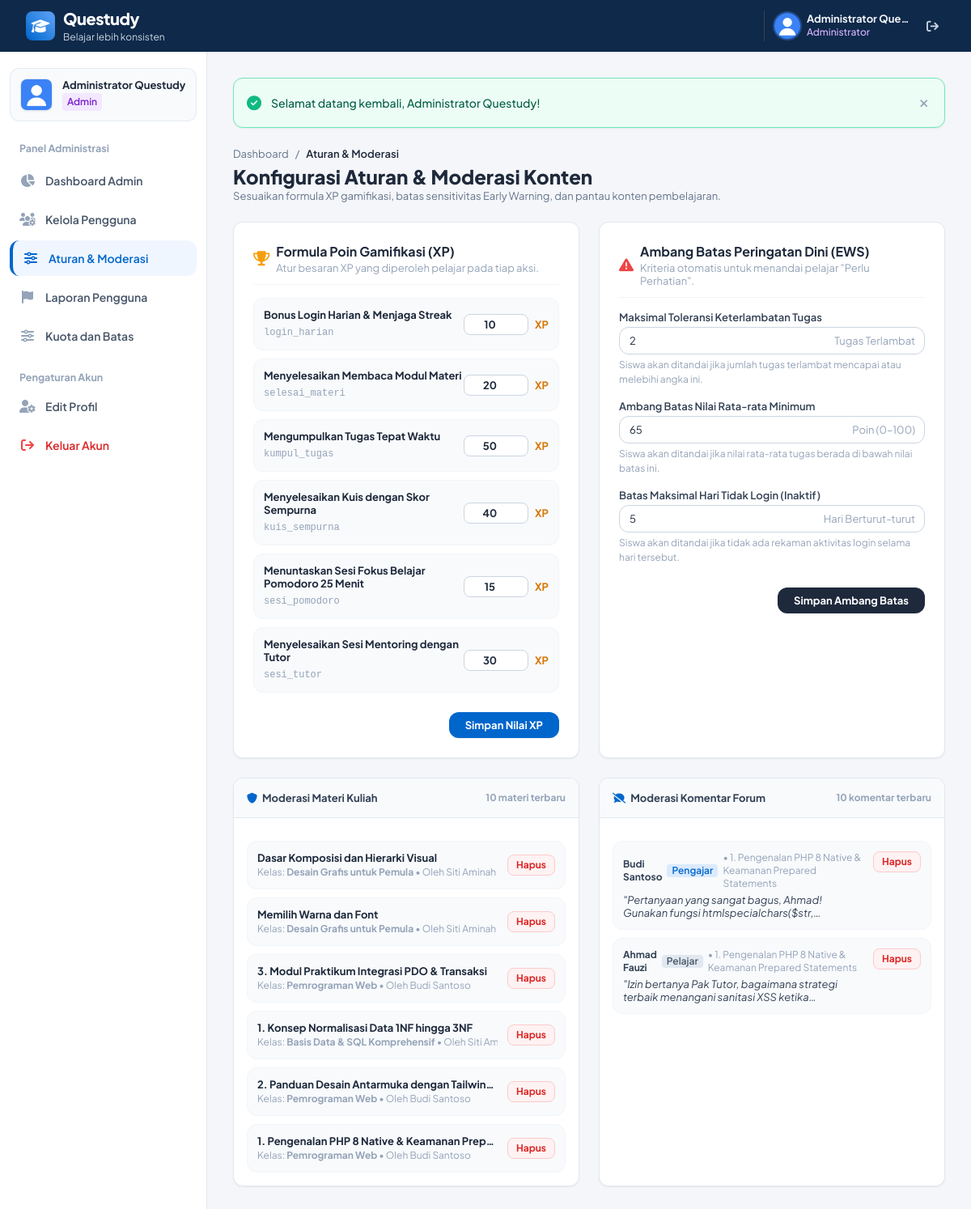
The app's page /admin/aturan_moderasi.php (signed in) with its own data.
### tables this page shows
CREATE TABLE `gamifikasi_aturan` (
  `id_aturan` INT AUTO_INCREMENT PRIMARY KEY,
  `aksi` VARCHAR(50) NOT NULL UNIQUE,
  `keterangan` VARCHAR(150) NOT NULL,
  `xp_didapat` INT NOT NULL
);

CREATE TABLE `peringatan_dini_aturan` (
  `id_rule` INT AUTO_INCREMENT PRIMARY KEY,
  `max_telat_tugas` INT DEFAULT 2,
  `min_rata_nilai` INT DEFAULT 65,
  `max_hari_tidak_login` INT DEFAULT 5
);

CREATE TABLE `materi` (
  `id_materi` INT AUTO_INCREMENT PRIMARY KEY,
  `id_kelas` INT NOT NULL,
  `judul` VARCHAR(200) NOT NULL,
  `tipe` ENUM('teks','file','tautan') NOT NULL,
  `konten_teks` TEXT NULL,
  `file_materi` VARCHAR(255) NULL,
  `tautan_url` VARCHAR(255) NULL,
  `urutan` INT DEFAULT 1,
  `created_at` TIMESTAMP DEFAULT CURRENT_TIMESTAMP,
  CONSTRAINT `fk_materi_kelas` FOREIGN KEY (`id_kelas`) REFERENCES `kelas` (`id_kelas`) ON DELETE CASCADE
);

CREATE TABLE `kelas` (
  `id_kelas` INT AUTO_INCREMENT PRIMARY KEY,
  `id_pengajar` INT NOT NULL,
  `kode_kelas` VARCHAR(10) NOT NULL UNIQUE,
  `nama_kelas` VARCHAR(150) NOT NULL,
  `deskripsi` TEXT NULL,
  `kategori` VARCHAR(50) NOT NULL DEFAULT 'Lainnya',
  `tingkat` ENUM('pemula','menengah','lanjut') NOT NULL DEFAULT 'pemula',
  `kuota` INT NOT NULL DEFAULT 20,
  `created_at` TIMESTAMP DEFAULT CURRENT_TIMESTAMP,
  CONSTRAINT `fk_kelas_pengajar` FOREIGN KEY (`id_pengajar`) REFERENCES `users` (`id_user`) ON DELETE CASCADE
);

CREATE TABLE `users` (
  `id_user` INT AUTO_INCREMENT PRIMARY KEY,
  `nama` VARCHAR(100) NOT NULL,
  `email` VARCHAR(100) NOT NULL UNIQUE,
  `password` VARCHAR(255) NOT NULL,
  `role` ENUM('admin','pengajar','pelajar') NOT NULL,
  `status_akun` ENUM('aktif','nonaktif','pending') DEFAULT 'aktif',
  `keahlian` VARCHAR(255) NULL,
  `deskripsi_tutor` TEXT NULL,
  `portofolio_url` VARCHAR(255) NULL,
  `foto_profil` VARCHAR(255) DEFAULT 'default.png',
  `xp` INT DEFAULT 0,
  `level` INT DEFAULT 1,
  `streak_harian` INT DEFAULT 1,
  `last_login` DATETIME NULL,
  `created_at` TIMESTAMP DEFAULT CURRENT_TIMESTAMP
);

CREATE TABLE `forum_materi` (
  `id_forum` INT AUTO_INCREMENT PRIMARY KEY,
  `id_materi` INT NOT NULL,
  `id_user` INT NOT NULL,
  `isi_komentar` TEXT NOT NULL,
  `created_at` TIMESTAMP DEFAULT CURRENT_TIMESTAMP,
  CONSTRAINT `fk_forum_materi` FOREIGN KEY (`id_materi`) REFERENCES `materi` (`id_materi`) ON DELETE CASCADE,
  CONSTRAINT `fk_forum_user` FOREIGN KEY (`id_user`) REFERENCES `users` (`id_user`) ON DELETE CASCADE
);

### config/koneksi.php (called while the page is built, shortened)
<?php
function base_url($path = '') {
    $docRoot = str_replace('\\', '/', $_SERVER['DOCUMENT_ROOT'] ?? '');
    $projectDir = str_replace('\\', '/', dirname(__DIR__));
    $relPath = str_replace($docRoot, '', $projectDir);
    $base = '/' . trim($relPath, '/');
    if ($base === '/') {
        $base = '';
    }
    $path = ltrim($path, '/');
    return ($base ? $base . '/' : '/') . $path;
}
function e($string) {
    return htmlspecialchars((string)($string ?? ''), ENT_QUOTES, 'UTF-8');
}

### admin/aturan_moderasi.php (the view, shortened to what this page needs)
<?php
require_once BASE_PATH . '/config/koneksi.php';
$stmtG = $conn->query("SELECT * FROM gamifikasi_aturan ORDER BY id_aturan ASC");
$aturanGamifikasi = $stmtG->fetchAll();
$stmtP = $conn->query("SELECT * FROM peringatan_dini_aturan LIMIT 1");
$rulePeringatan = $stmtP->fetch() ?: ['max_telat_tugas' => 2, 'min_rata_nilai' => 65, 'max_hari_tidak_login' => 5];
$stmtMatMod = $conn->query("
    SELECT m.id_materi, m.judul, m.tipe, m.created_at, k.nama_kelas, u.nama AS nama_pengajar
    FROM materi m
    JOIN kelas k ON m.id_kelas = k.id_kelas
    JOIN users u ON k.id_pengajar = u.id_user
    ORDER BY m.created_at DESC
    LIMIT 10
");
$daftarMateriModerasi = $stmtMatMod->fetchAll();
$stmtForMod = $conn->query("
    SELECT fm.id_forum, fm.isi_komentar, fm.created_at, u.nama AS nama_pengirim, u.role, m.judul AS judul_materi, k.nama_kelas
    FROM forum_materi fm
    JOIN users u ON fm.id_user = u.id_user
    JOIN materi m ON fm.id_materi = m.id_materi
    JOIN kelas k ON m.id_kelas = k.id_kelas
    ORDER BY fm.created_at DESC
    LIMIT 10
");
$daftarForumModerasi = $stmtForMod->fetchAll();
require_once BASE_PATH . '/includes/layout_header.php';
?>
<div class="space-y-1 mb-6">
    <div class="flex items-center gap-2 text-xs text-slate-500">
        <a href="<?= base_url('admin/dashboard.php'); ?>" class="hover:text-[#0066CC]">Dashboard</a>
        <span>/</span>
        <span class="text-slate-800 font-semibold">Aturan & Moderasi</span>
    </div>
    <div class="flex flex-col sm:flex-row sm:items-center sm:justify-between gap-3">
        <div>
            <h1 class="text-2xl font-extrabold text-slate-800">Konfigurasi Aturan & Moderasi Konten</h1>
            <p class="text-xs text-slate-500">Sesuaikan formula XP gamifikasi, batas sensitivitas Early Warning, dan pantau konten pembelajaran.</p>
        </div>
    </div>
</div>
<div class="grid grid-cols-1 lg:grid-cols-2 gap-6">
    <div class="bg-white rounded-xl border border-[#E2E8F0] p-6 shadow-sm space-y-4">
        <div class="flex items-center gap-2 pb-3 border-b border-slate-100">
            <i class="fa-solid fa-trophy text-amber-500 text-lg"></i>
            <div>
                <h2 class="text-base font-bold text-slate-800">Formula Poin Gamifikasi (XP)</h2>
                <p class="text-xs text-slate-400">Atur besaran XP yang diperoleh pelajar pada tiap aksi.</p>
            </div>
        </div>
        <form action="" method="POST" class="space-y-3">
            <div class="space-y-2.5">
                <?php foreach ($aturanGamifikasi as $at): ?>
                    <div class="flex items-center justify-between p-3 rounded-xl bg-slate-50 border border-slate-100">
                        <div>
                            <span class="text-xs font-bold text-slate-800 block"><?= e($at['keterangan']); ?></span>
                            <span class="text-[10px] text-slate-400 font-mono"><?= e($at['aksi']); ?></span>
                        </div>
                        <div class="flex items-center gap-2">
                            <input type="number" name="xp[<?= $at['id_aturan']; ?>]" value="<?= (int)$at['xp_didapat']; ?>" min="1" max="500" required class="w-20 px-2.5 py-1 text-xs font-bold text-center rounded-lg border border-slate-300 focus:outline-none focus:ring-2 focus:ring-[#0066CC]">
                            <span class="text-xs font-bold text-amber-600">XP</span>
                        </div>
                    </div>
                <?php endforeach; ?>
            </div>
            <div class="pt-3 text-right">
                <button type="submit" class="px-5 py-2 rounded-xl bg-[#0066CC] hover:bg-[#0052A3] text-white text-xs font-bold transition shadow-sm">
                    Simpan Nilai XP
                </button>
            </div>
        </form>
    </div>
    <div class="bg-white rounded-xl border border-[#E2E8F0] p-6 shadow-sm space-y-4">
        <div class="flex items-center gap-2 pb-3 border-b border-slate-100">
            <i class="fa-solid fa-triangle-exclamation text-red-500 text-lg"></i>
            <div>
                <h2 class="text-base font-bold text-slate-800">Ambang Batas Peringatan Dini (EWS)</h2>
                <p class="text-xs text-slate-400">Kriteria otomatis untuk menandai pelajar "Perlu Perhatian".</p>
            </div>
        </div>
        <form action="" method="POST" class="space-y-4">
            <div>
                <label class="block text-xs font-semibold text-slate-700 mb-1">Maksimal Toleransi Keterlambatan Tugas</label>
                <div class="relative">
                    <input type="number" name="max_telat_tugas" value="<?= (int)$rulePeringatan['max_telat_tugas']; ?>" min="1" max="10" required class="w-full px-3 py-2 text-xs rounded-xl border border-slate-300 focus:outline-none focus:ring-2 focus:ring-red-400">
                    <span class="absolute inset-y-0 right-0 flex items-center pr-3 text-xs text-slate-400">Tugas Terlambat</span>
                </div>
                <p class="text-[10px] text-slate-400 mt-1">Siswa akan ditandai jika jumlah tugas terlambat mencapai atau melebihi angka ini.</p>
            </div>
            <div>
                <label class="block text-xs font-semibold text-slate-700 mb-1">Ambang Batas Nilai Rata-rata Minimum</label>
                <div class="relative">
                    <input type="number" name="min_rata_nilai" value="<?= (int)$rulePeringatan['min_rata_nilai']; ?>" min="10" max="100" required class="w-full px-3 py-2 text-xs rounded-xl border border-slate-300 focus:outline-none focus:ring-2 focus:ring-red-400">
                    <span class="absolute inset-y-0 right-0 flex items-center pr-3 text-xs text-slate-400">Poin (0–100)</span>
                </div>
                <p class="text-[10px] text-slate-400 mt-1">Siswa akan ditandai jika nilai rata-rata tugas berada di bawah nilai batas ini.</p>
            </div>
            <div>
                <label class="block text-xs font-semibold text-slate-700 mb-1">Batas Maksimal Hari Tidak Login (Inaktif)</label>
                <div class="relative">
                    <input type="number" name="max_hari_tidak_login" value="<?= (int)$rulePeringatan['max_hari_tidak_login']; ?>" min="1" max="30" required class="w-full px-3 py-2 text-xs rounded-xl border border-slate-300 focus:outline-none focus:ring-2 focus:ring-red-400">
                    <span class="absolute inset-y-0 right-0 flex items-center pr-3 text-xs text-slate-400">Hari Berturut-turut</span>
                </div>
                <p class="text-[10px] text-slate-400 mt-1">Siswa akan ditandai jika tidak ada rekaman aktivitas login selama hari tersebut.</p>
            </div>
            <div class="pt-3 text-right">
                <button type="submit" class="px-5 py-2 rounded-xl bg-slate-800 hover:bg-slate-900 text-white text-xs font-bold transition shadow-sm">
                    Simpan Ambang Batas
                </button>
            </div>
        </form>
    </div>
</div>
<div class="grid grid-cols-1 lg:grid-cols-2 gap-6 mt-6">
    <div class="bg-white rounded-xl border border-[#E2E8F0] shadow-sm overflow-hidden space-y-3">
        <div class="p-4 bg-slate-50 border-b border-slate-200 font-bold text-xs text-slate-700 flex items-center justify-between">
            <span class="flex items-center gap-1.5"><i class="fa-solid fa-shield text-[#0066CC]"></i> Moderasi Materi Kuliah</span>
            <span class="text-[10px] text-slate-400">10 materi terbaru</span>
        </div>
        <div class="p-4 space-y-2.5">
            <?php foreach ($daftarMateriModerasi as $m): ?>
                <div class="p-3 rounded-xl bg-slate-50 border border-slate-100 text-xs flex items-center justify-between gap-3">
                    <div class="truncate">
                        <span class="font-bold text-slate-800 block truncate"><?= e($m['judul']); ?></span>
                        <div class="text-[10px] text-slate-400 mt-0.5">
                            Kelas: <strong><?= e($m['nama_kelas']); ?></strong> &bull; Oleh <?= e($m['nama_pengajar']); ?>
                        </div>
                    </div>
                    <form action="" method="POST" onsubmit="return confirm('Hapus materi ini demi kepatuhan kebijakan?');">
                        <button type="submit" class="px-2.5 py-1 rounded-lg bg-red-50 hover:bg-red-100 text-red-600 font-bold text-[10px] border border-red-200">
                            Hapus
                        </button>
                    </form>
                </div>
            <?php endforeach; ?>
        </div>
    </div>
    <div class="bg-white rounded-xl border border-[#E2E8F0] shadow-sm overflow-hidden space-y-3">
        <div class="p-4 bg-slate-50 border-b border-slate-200 font-bold text-xs text-slate-700 flex items-center justify-between">
            <span class="flex items-center gap-1.5"><i class="fa-solid fa-comment-slash text-[#0066CC]"></i> Moderasi Komentar Forum</span>
            <span class="text-[10px] text-slate-400">10 komentar terbaru</span>
        </div>
        <div class="p-4 space-y-2.5">
            <?php foreach ($daftarForumModerasi as $fm): ?>
                <div class="p-3 rounded-xl bg-slate-50 border border-slate-100 text-xs flex items-start justify-between gap-3">
                    <div class="space-y-1">
                        <div class="flex items-center gap-1.5 text-[10px]">
                            <span class="font-bold text-slate-700"><?= e($fm['nama_pengirim']); ?></span>
                            <span class="px-1.5 py-0.2 rounded font-semibold <?= ($fm['role'] === 'pengajar') ? 'bg-blue-100 text-[#0066CC]' : 'bg-slate-200 text-slate-600'; ?>">
                                <?= ucfirst($fm['role']); ?>
                            </span>
                            <span class="text-slate-400">&bull; <?= e($fm['judul_materi']); ?></span>
                        </div>
                        <p class="text-slate-700 line-clamp-2 italic">"<?= e($fm['isi_komentar']); ?>"</p>
                    </div>
                    <form action="" method="POST" onsubmit="return confirm('Hapus komentar forum ini?');">
                        <button type="submit" class="px-2.5 py-1 rounded-lg bg-red-50 hover:bg-red-100 text-red-600 font-bold text-[10px] border border-red-200 flex-shrink-0">
                            Hapus
                        </button>
                    </form>
                </div>
            <?php endforeach; ?>
        </div>
    </div>
</div>
<?php require_once BASE_PATH . '/includes/layout_footer.php'; ?>

### includes/layout_header.php (style rules this page uses)
body { font-family: 'Plus Jakarta Sans', Inter, sans-serif; background-color: #F4F6F9; }
body { font-size: 15px; line-height: 1.6; }
.text-\[10px\] { font-size: 12px !important; }
.text-xs { font-size: 13px !important; line-height: 1.5; }
.shadow-sm, .shadow-md, .shadow-lg, .shadow-xl, .shadow-2xl { box-shadow: 0 1px 2px rgba(15, 23, 42, 0.06) !important; }

### records on screen
gamifikasi_aturan: keterangan "Bonus Login Harian & Menjaga Streak", aksi "login_harian", xp_didapat "10"
gamifikasi_aturan: keterangan "Menyelesaikan Membaca Modul Materi", aksi "selesai_materi", xp_didapat "20"
gamifikasi_aturan: keterangan "Mengumpulkan Tugas Tepat Waktu", aksi "kumpul_tugas", xp_didapat "50"
gamifikasi_aturan: keterangan "Menyelesaikan Kuis dengan Skor Sempurna", aksi "kuis_sempurna", xp_didapat "40"
gamifikasi_aturan: keterangan "Menuntaskan Sesi Fokus Belajar Pomodoro 25 Menit", aksi "sesi_pomodoro", xp_didapat "15"
gamifikasi_aturan: keterangan "Menyelesaikan Sesi Mentoring dengan Tutor", aksi "sesi_tutor", xp_didapat "30"
peringatan_dini_aturan: max_telat_tugas "2", min_rata_nilai "65", max_hari_tidak_login "5"
materi: judul "Dasar Komposisi dan Hierarki Visual", id_kelas.nama_kelas "Desain Grafis untuk Pemula", users.nama "Siti Aminah"
materi: judul "Memilih Warna dan Font", id_kelas.nama_kelas "Desain Grafis untuk Pemula", users.nama "Siti Aminah"
materi: judul "3. Modul Praktikum Integrasi PDO & Transaksi", id_kelas.nama_kelas "Pemrograman Web", users.nama "Budi Santoso"
materi: judul "1. Konsep Normalisasi Data 1NF hingga 3NF", id_kelas.nama_kelas "Basis Data & SQL Komprehensif", users.nama "Siti A…"
materi: judul "2. Panduan Desain Antarmuka dengan Tailwin…", id_kelas.nama_kelas "Pemrograman Web", users.nama "Budi Santoso"
materi: judul "1. Pengenalan PHP 8 Native & Keamanan Prep…", id_kelas.nama_kelas "Pemrograman Web", users.nama "Budi Santoso"
forum_materi: id_user.nama "Budi Santoso", id_user.role "Pengajar", id_materi.judul "1. Pengenalan PHP 8 Native & Keamanan Prepared Statements", isi_komentar "Pertanyaan yang sangat bagus, Ahmad! Gunakan fungsi…"
forum_materi: id_user.nama "Ahmad Fauzi", id_user.role "Pelajar", id_materi.judul "1. Pengenalan PHP 8 Native & Keamanan Prepared Statements", isi_komentar "Izin bertanya Pak Tutor, bagaimana strategi terbaik menangani sanitasi XSS…"

### other values on screen
$user_nama "Administrator Que…"
$user_nama "Administrator Questudy"
$user_role "Admin"
$flash['message'] "Selamat datang kembali, Administrator Questudy!"
